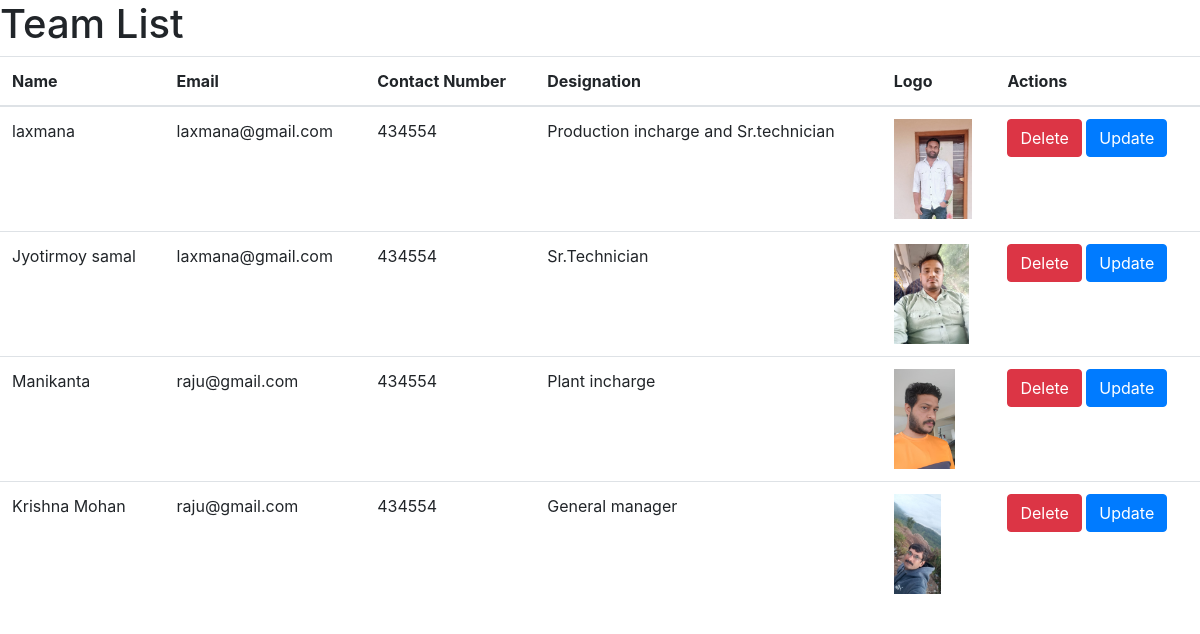
/admin/teamlist.php, run on the app's committed database.
### tables this page shows
CREATE TABLE `team` (
  `partnerid` int(11) NOT NULL,
  `name` varchar(255) NOT NULL,
  `email` varchar(255) NOT NULL,
  `contactnumber` varchar(20) NOT NULL,
  `designation` varchar(255) NOT NULL,
  `password` varchar(255) NOT NULL,
  `logo` varchar(255) DEFAULT NULL
);

### admin/teamlist.php (the view, shortened to what this page needs)
<!DOCTYPE html>
<html lang="en">
<head>
    <link rel="stylesheet" href="https://stackpath.bootstrapcdn.com/bootstrap/4.5.2/css/bootstrap.min.css">
</head>
<body>
<h1>Team List</h1>
<table class="table">
    <thead>
    <tr>
        <th>Name</th>
        <th>Email</th>
        <th>Contact Number</th>
        <th>Designation</th>
        <th>Logo</th>
        <th>Actions</th>
    </tr>
    </thead>
    <tbody>
    <?php
    $servername = "localhost";
        $username = "root";
        $password = "";
        $dbname = "srisuryo_srisuryodaya";
    $conn = new mysqli($servername, $username, $password, $dbname);
    $getAllPartnersQuery = "SELECT * FROM team";
    $result = $conn->query($getAllPartnersQuery);
    if ($result) {
        while ($row = $result->fetch_assoc()) {
            echo '<tr>';
            echo '<td>' . $row["name"] . '</td>';
            echo '<td>' . $row["email"] . '</td>';
            echo '<td>' . $row["contactnumber"] . '</td>';
            echo '<td>' . $row["designation"] . '</td>';
            echo '<td><img src="' . $row["logo"] . '" style="max-width:100px; max-height:100px;" alt="' . $row["name"] . '"></td>';
            echo '<td>
                    <a href="deleteteam.php?partnerid=' . $row["partnerid"] . '" class="btn btn-danger">Delete</a>
                    <a href="teamupdate.php?partnerid=' . $row["partnerid"] . '" class="btn btn-primary">Update</a>
                </td>';
            echo '</tr>';
        }
    } else {
        echo "Error fetching partners data";
    }
    ?>
    </tbody>
</table>
</body>
</html>

### data on the page
team: name "laxmana", email "laxmana@gmail.com", contactnumber "434554", designation "Production incharge and Sr.technician", logo (picture)
team: name "Jyotirmoy samal", email "laxmana@gmail.com", contactnumber "434554", designation "Sr.Technician", logo (picture)
team: name "Manikanta", email "raju@gmail.com", contactnumber "434554", designation "Plant incharge", logo (picture)
team: name "Krishna Mohan", email "raju@gmail.com", contactnumber "434554", designation "General manager", logo (picture)
